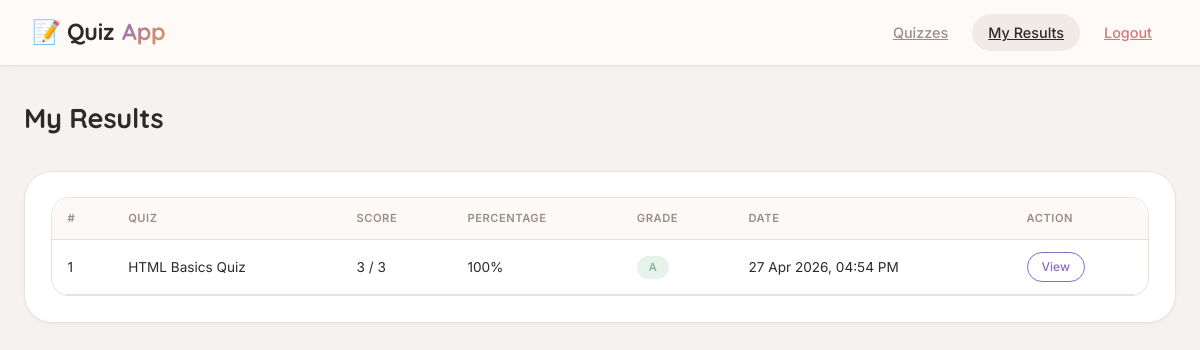
/my_results.php (signed in), run on the app's committed database.
### tables this page shows
CREATE TABLE `attempts` (
  `id` int(11) NOT NULL,
  `user_id` int(11) NOT NULL,
  `quiz_id` int(11) NOT NULL,
  `score` int(11) DEFAULT 0,
  `total_marks` int(11) DEFAULT 0,
  `started_at` timestamp NOT NULL DEFAULT current_timestamp(),
  `submitted_at` timestamp NULL DEFAULT NULL
);

CREATE TABLE `quizzes` (
  `id` int(11) NOT NULL,
  `title` varchar(200) NOT NULL,
  `description` text DEFAULT NULL,
  `time_limit` int(11) DEFAULT 30,
  `created_by` int(11) DEFAULT NULL,
  `is_active` tinyint(1) DEFAULT 1,
  `created_at` timestamp NOT NULL DEFAULT current_timestamp()
);

### my_results.php (the view, shortened to what this page needs)
<?php
require_once 'includes/db.php';
$stmt = $conn->prepare("
    SELECT a.*, q.title, q.time_limit
    FROM attempts a
    JOIN quizzes q ON a.quiz_id = q.id
    WHERE a.user_id = ?
    ORDER BY a.submitted_at DESC
");
$stmt->bind_param("i", $_SESSION['user_id']);
$stmt->execute();
$attempts = $stmt->get_result()->fetch_all(MYSQLI_ASSOC);
?>
<!DOCTYPE html>
<html lang="en">
<head>
<link rel="stylesheet" href="assets/css/style.css">
</head>
<body>
<nav class="navbar">
    <div class="logo">📝 Quiz<span>App</span></div>
    <div class="nav-links">
        <a href="index.php">Quizzes</a>
        <a href="my_results.php" class="active">My Results</a>
        <a href="logout.php" style="color:var(--danger)">Logout</a>
    </div>
</nav>
<div class="container">
    <div class="page-header">
        <h2>My Results</h2>
    </div>
    <?php if (empty($attempts)): ?>
        <div class="card text-center" style="padding:3rem;">
            <p style="font-size:2rem;">📊</p>
            <p class="text-muted mt-1">You haven't attempted any quiz yet.</p>
            <a href="index.php" class="btn btn-primary mt-2">Browse Quizzes</a>
        </div>
    <?php else: ?>
    <div class="card">
        <div class="table-wrapper">
            <table>
                <thead>
                    <tr>
                        <th>#</th>
                        <th>Quiz</th>
                        <th>Score</th>
                        <th>Percentage</th>
                        <th>Grade</th>
                        <th>Date</th>
                        <th>Action</th>
                    </tr>
                </thead>
                <tbody>
                    <?php foreach ($attempts as $i => $a):
                        $pct = $a['total_marks'] > 0 ? round(($a['score']/$a['total_marks'])*100) : 0;
                        if ($pct >= 80)     { $grade='A'; $class='badge-success'; }
                        elseif ($pct >= 60) { $grade='B'; $class='badge-info'; }
                        elseif ($pct >= 40) { $grade='C'; $class='badge-warning'; }
                        else                { $grade='D'; $class='badge-danger'; }
                    ?>
                    <tr>
                        <td><?= $i + 1 ?></td>
                        <td><?= htmlspecialchars($a['title']) ?></td>
                        <td><?= $a['score'] ?> / <?= $a['total_marks'] ?></td>
                        <td><?= $pct ?>%</td>
                        <td><span class="badge <?= $class ?>"><?= $grade ?></span></td>
                        <td><?= date('d M Y, h:i A', strtotime($a['submitted_at'])) ?></td>
                        <td>
                            <a href="result.php?attempt_id=<?= $a['id'] ?>" class="btn btn-outline btn-sm">View</a>
                        </td>
                    </tr>
                    <?php endforeach; ?>
                </tbody>
            </table>
        </div>
    </div>
    <?php endif; ?>
</div>
</body>
</html>

### assets/css/style.css (style rules this page uses)
:root { --bg: #F5F2F0; --surface: #FDFBF9; --card: #FFFFFF; --border: #E8E2DD; --accent: #8B6BC9; --accent2: #E89B4A; --accent3: #5EAA78; --text: #2D2A2B; --muted: #9B8E8A; --danger: #D97777; --success: #7BAF8E; --warning: #E8964B; --radius-sm: 12px; --radius-md: 18px; --radius-lg: 28px; --shadow-sm: 0 2px 8px rgba(0, 0, 0, 0.02), 0 1px 2px rgba(0, 0, 0, 0.03); --shadow-md: 0 8px 24px rgba(0, 0, 0, 0.05); --shadow-lg: 0 20px 35px -12px rgba(0, 0, 0, 0.08); --transition: all 0.25s cubic-bezier(0.2, 0.9, 0.4, 1.1); }
* { margin: 0; padding: 0; box-sizing: border-box; }
body { font-family: 'Inter', -apple-system, BlinkMacSystemFont, 'Segoe UI', sans-serif; background: var(--bg); color: var(--text); line-height: 1.5; font-size: 15px; -webkit-font-smoothing: antialiased; }
h1, h2, h3, h4, .logo, .timer-display, .stat-card .stat-val, .score-circle .score-num { font-family: 'Quicksand', 'Inter', sans-serif; font-weight: 600; letter-spacing: -0.2px; }
.navbar { background: rgba(253, 251, 249, 0.92); backdrop-filter: blur(12px); border-bottom: 1px solid var(--border); padding: 0 2rem; display: flex; align-items: center; justify-content: space-between; height: 66px; position: sticky; top: 0; z-index: 100; box-shadow: var(--shadow-sm); }
.navbar .logo { font-family: 'Quicksand', sans-serif; font-size: 1.45rem; font-weight: 700; color: var(--text); display: flex; align-items: center; gap: 8px; }
.navbar .logo span { background: linear-gradient(135deg, var(--accent), var(--accent2)); -webkit-background-clip: text; background-clip: text; color: transparent; }
.nav-links { display: flex; gap: 0.5rem; align-items: center; }
.nav-links a { color: var(--muted); font-size: 0.9rem; font-weight: 500; padding: 8px 16px; border-radius: 40px; transition: var(--transition); }
.nav-links a:hover, .nav-links a.active { color: var(--text); background: #F1EBE7; }
.btn { display: inline-flex; align-items: center; gap: 8px; padding: 9px 20px; border-radius: 40px; border: none; cursor: pointer; font-family: 'Inter', sans-serif; font-size: 0.85rem; font-weight: 500; transition: var(--transition); text-decoration: none; }
.btn-outline { background: transparent; color: var(--accent); border: 1px solid var(--accent); }
.btn-sm { padding: 5px 14px; font-size: 0.75rem; }
.container { max-width: 1200px; margin: 0 auto; padding: 2rem 1.5rem; }
.card { background: var(--card); border: 1px solid var(--border); border-radius: var(--radius-lg); padding: 1.6rem; transition: var(--transition); box-shadow: var(--shadow-sm); }
.table-wrapper { overflow-x: auto; border-radius: var(--radius-md); background: var(--card); border: 1px solid var(--border); }
table { width: 100%; border-collapse: collapse; font-size: 0.85rem; }
thead th { background: #FCF9F7; padding: 12px 16px; text-align: left; color: var(--muted); font-weight: 600; font-size: 0.7rem; text-transform: uppercase; letter-spacing: 0.5px; border-bottom: 1px solid var(--border); }
tbody td { padding: 12px 16px; border-bottom: 1px solid var(--border); color: var(--text); }
.badge { display: inline-block; padding: 3px 12px; border-radius: 40px; font-size: 0.7rem; font-weight: 500; }
.badge-success { background: rgba(94, 170, 120, 0.15); color: var(--success); }
.page-header { display: flex; align-items: center; justify-content: space-between; margin-bottom: 2rem; flex-wrap: wrap; gap: 1rem; }
.page-header h2 { font-size: 1.7rem; font-weight: 700; color: var(--text); }

### data on the page
attempts: quiz.title "HTML Basics Quiz", score "3", total_marks "3", pct "100", grade "A", submitted_at "27 Apr 2026, 04:54 PM"
